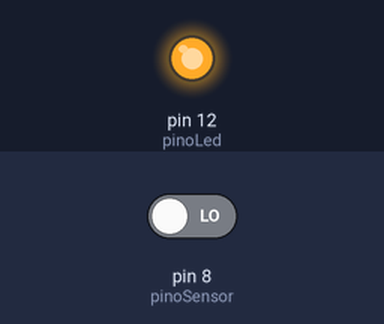
The sketch below on a simulated Arduino Uno, built with avr-gcc and run on an emulated ATmega328P. Parts: output pins drawn as LEDs (lit = HIGH). Inputs (shaded band) come from the test bench; at power-on: pin 8 (pinoSensor) LOW.

Above: at 1.2 s.
1.3 s: pin 8 (pinoSensor) driven HIGH
At 2.0 s:
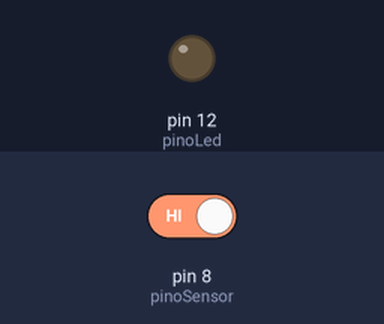
2.8 s: pin 8 (pinoSensor) driven LOW
At 3.1 s:
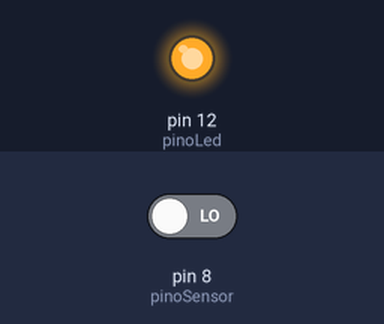
Timing chart, 0 to 5.8 s (numbered marks = the images above; inputs shaded):
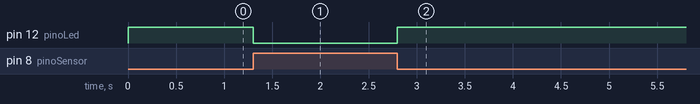

Measured:
- after the input at 1.3 s, pin 12 (pinoLed): HIGH → LOW at once
- after the input at 2.8 s, pin 12 (pinoLed): LOW → HIGH at once

The sketch:

ajustando_a_sensibilidade_do_microfone.ino
```cpp
int pinoLed = 12;
int pinoSensor = 8;
  void setup(){
    Serial.begin(9600);
    pinMode(pinoLed, OUTPUT);
    pinMode(pinoSensor, INPUT);
  }

  void loop(){
      if (digitalRead(pinoSensor)==1){
         digitalWrite(pinoLed, LOW);}
      else{
         digitalWrite(pinoLed, HIGH);
      }
    }
```
